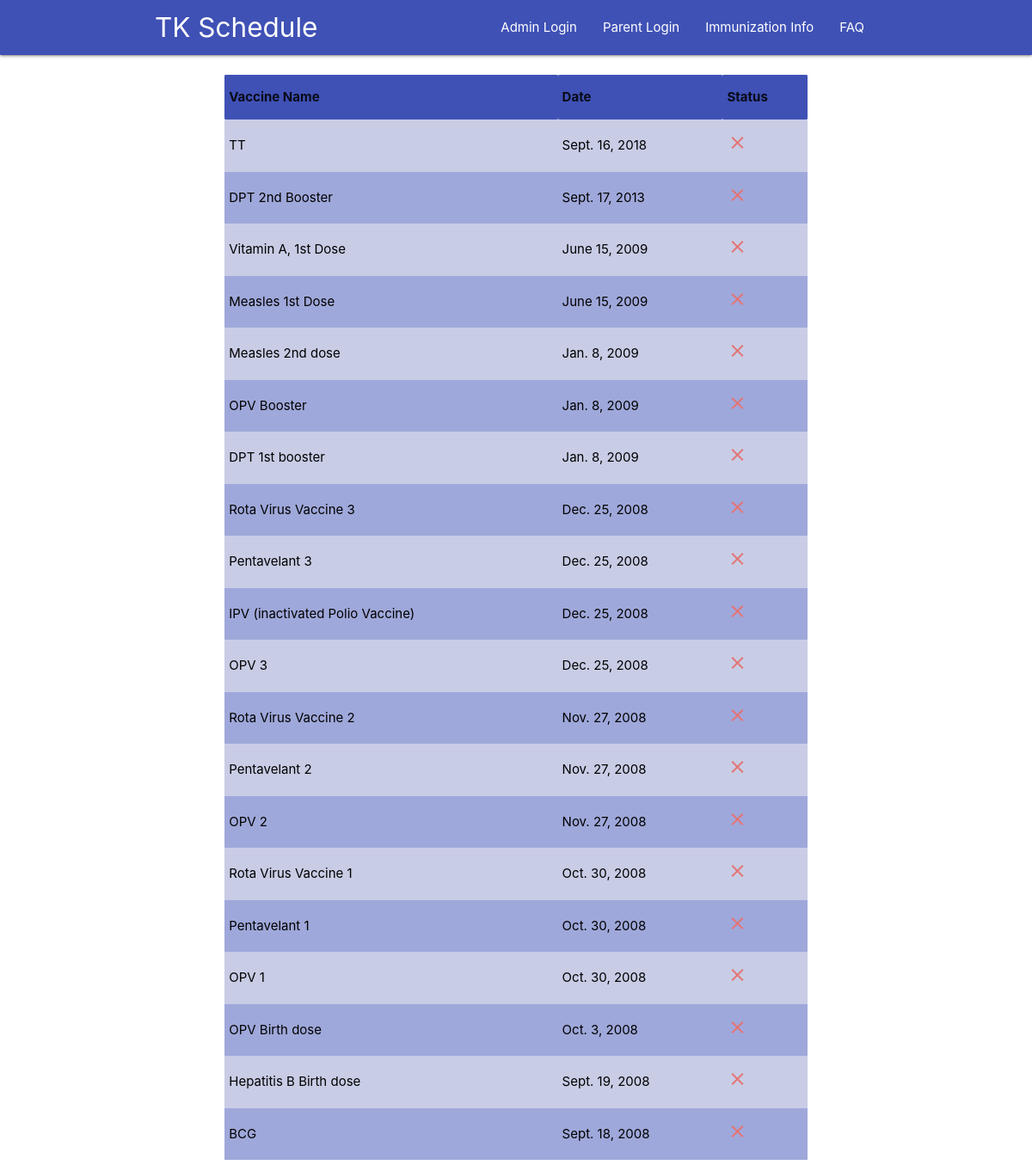
Page /parent/list-child-vaccine/23/ on the committed database.
### parent/models.py (models this page shows, shortened)
class Vaccine(models.Model):
    child = models.ForeignKey(
        'parent.Child', related_name='vaccinnes', on_delete=models.CASCADE)
    name = models.CharField(max_length=50, blank=False)
    date = models.DateField()
    status = models.BooleanField(default=False)
    class Meta:
        ordering = ['-pk']

### parent/views.py (the view)
# urls.py: path('list-child-vaccine/<int:pk>/', views.list_child_vaccine,
def list_child_vaccine(request, pk):
    vaccine_list = models.Child.objects.get(pk__exact=pk).vaccinnes.all()
    return render(request, 'parent/list_child_vaccine.html', {'vaccine_list': vaccine_list})

### account/context_processors.py (called while the page is built)
def UserList(request):
    parent_all = [u['user']
                  for u in models.ParentUser.objects.all().values('user')]
    anm_all = [u['user']
               for u in models.ANMUser.objects.all().values('user')]
    ward_all = [u['user']
                for u in models.WardUser.objects.all().values('user')]
    cluster_all = [u['user']
                   for u in models.ClusterUser.objects.all().values('user')]
    district_all = [u['user']
                    for u in models.DistrictUser.objects.all().values('user')]
    return {'parent_all': parent_all, 'anm_all': anm_all, 'ward_all': ward_all, 'cluster_all': cluster_all, 'district_all': district_all}

### parent/templates/parent/list_child_vaccine.html
{% extends 'base.html' %}
{% block content %}
<div class="container">
    <br>
    <div class="row">
        <div class="col l10 m10 s10 offset-m1 offset-l1 offset-s1">
            <table class="striped indigo lighten-3">
                <thead class="indigo">
                    <tr>
                        <th>Vaccine Name</th>
                        <th>Date</th>
                        <th>Status</th>
                    </tr>
                </thead>
                <tbody>
                    {% for vaccine in vaccine_list %}
                    <tr>
                        <td class="black-text">
                            {{vaccine.name}}
                        </td>
                        <td class="black-text">
                            {{vaccine.date}}
                        </td>
                        <td class="black-text">
                            {% if vaccine.status == 0 %}
                            <i class="material-icons red-text text-lighten-2">clear</i>
                            {% else %}
                            <i class="material-icons green-text">check</i>
                            {% endif %}
                        </td>
                    </tr>
                    {% endfor %}
                </tbody>
            </table>
        </div>
    </div>
</div>
{% endblock %}

### rows in the picture
Vaccine: name "TT", date "Sept. 16, 2018", status False (drawn)
Vaccine: name "DPT 2nd Booster", date "Sept. 17, 2013", status False (drawn)
Vaccine: name "Vitamin A, 1st Dose", date "June 15, 2009", status False (drawn)
Vaccine: name "Measles 1st Dose", date "June 15, 2009", status False (drawn)
Vaccine: name "Measles 2nd dose", date "Jan. 8, 2009", status False (drawn)
Vaccine: name "OPV Booster", date "Jan. 8, 2009", status False (drawn)
Vaccine: name "DPT 1st booster", date "Jan. 8, 2009", status False (drawn)
Vaccine: name "Rota Virus Vaccine 3", date "Dec. 25, 2008", status False (drawn)
Vaccine: name "Pentavelant 3", date "Dec. 25, 2008", status False (drawn)
Vaccine: name "IPV (inactivated Polio Vaccine)", date "Dec. 25, 2008", status False (drawn)
Vaccine: name "OPV 3", date "Dec. 25, 2008", status False (drawn)
Vaccine: name "Rota Virus Vaccine 2", date "Nov. 27, 2008", status False (drawn)
Vaccine: name "Pentavelant 2", date "Nov. 27, 2008", status False (drawn)
Vaccine: name "OPV 2", date "Nov. 27, 2008", status False (drawn)
Vaccine: name "Rota Virus Vaccine 1", date "Oct. 30, 2008", status False (drawn)
Vaccine: name "Pentavelant 1", date "Oct. 30, 2008", status False (drawn)
Vaccine: name "OPV 1", date "Oct. 30, 2008", status False (drawn)
Vaccine: name "OPV Birth dose", date "Oct. 3, 2008", status False (drawn)
Vaccine: name "Hepatitis B Birth dose", date "Sept. 19, 2008", status False (drawn)
Vaccine: name "BCG", date "Sept. 18, 2008", status False (drawn)
